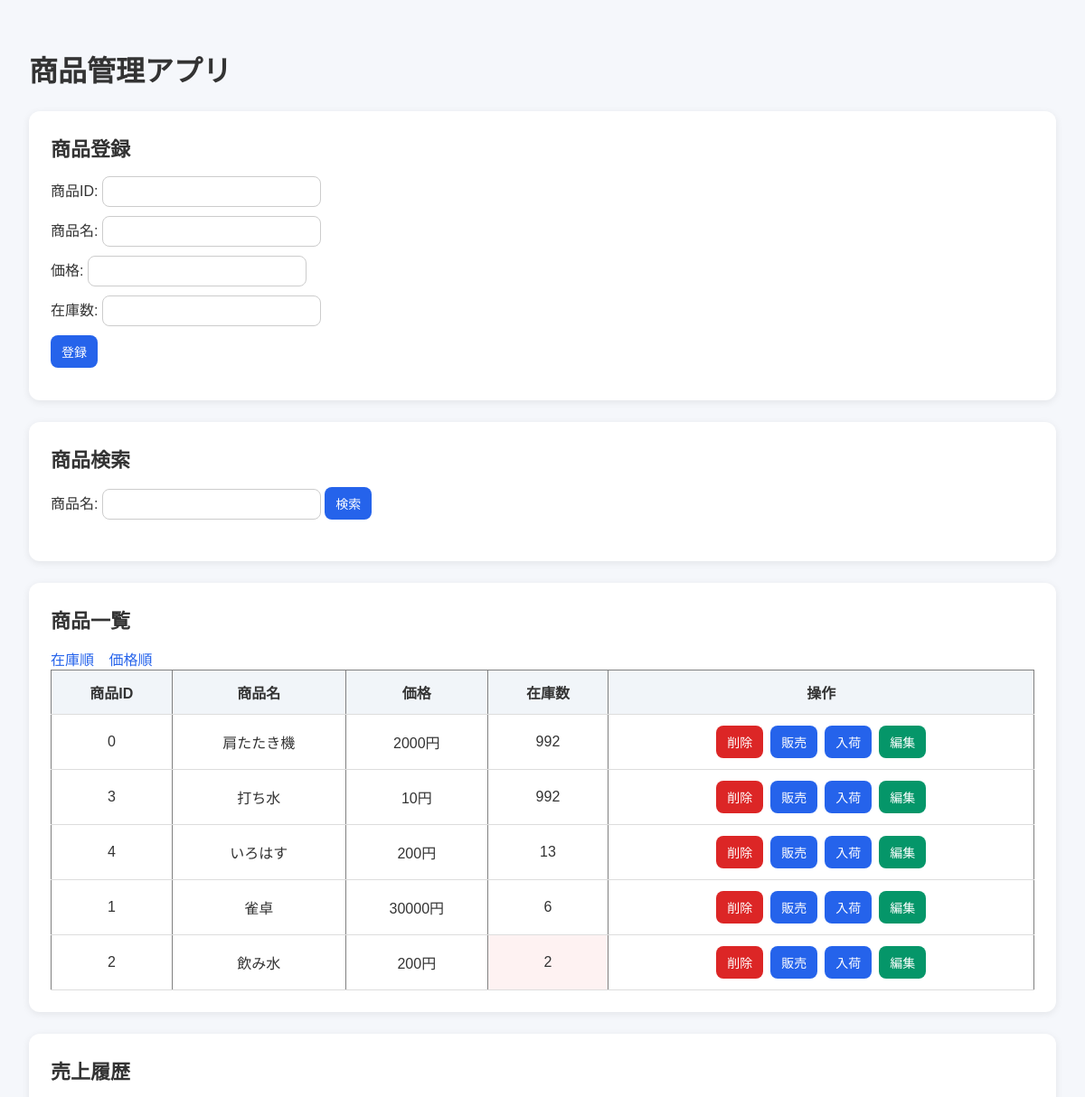
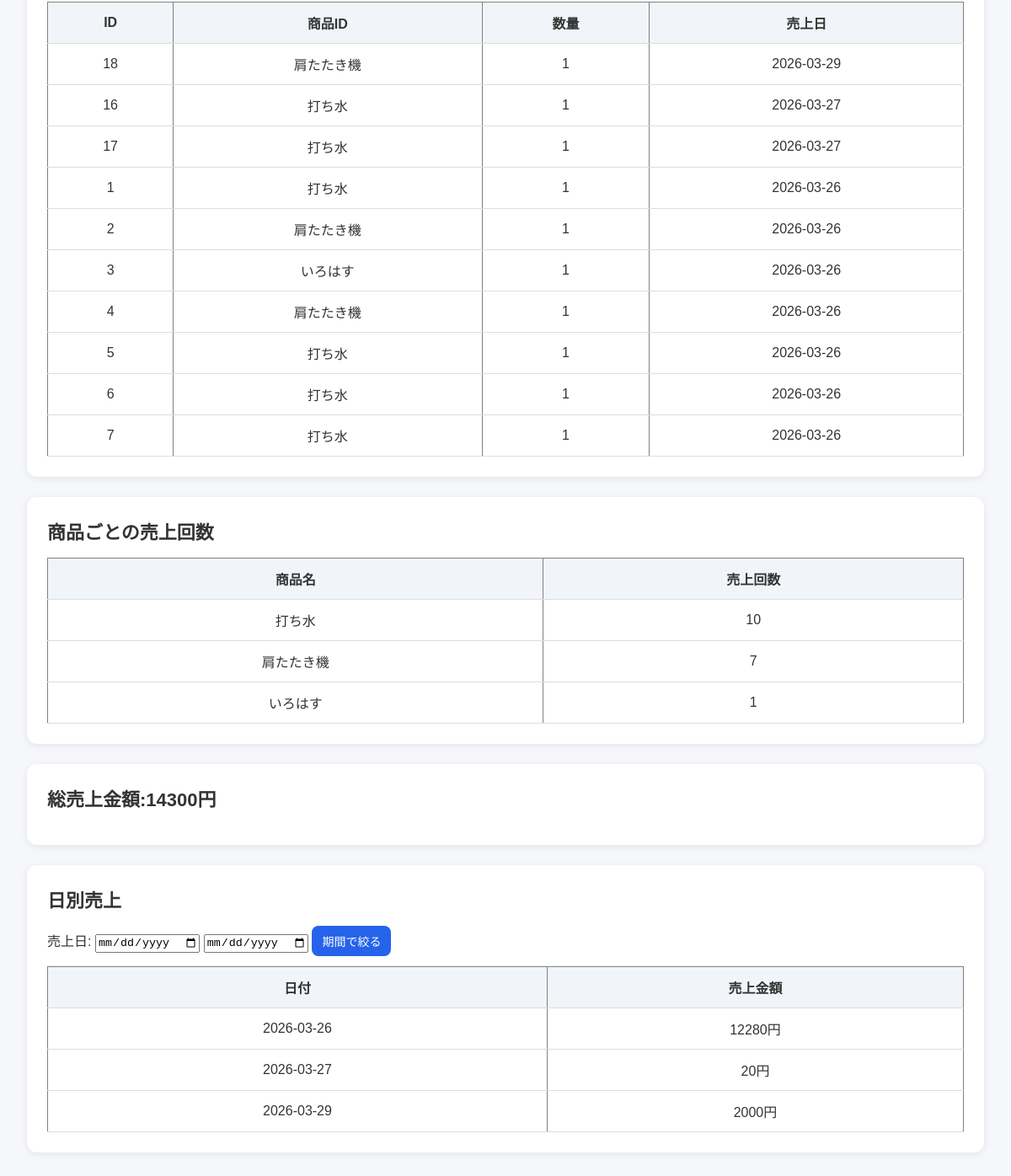
The page / on the database its author committed (2 pictures, top to bottom).
### tables this page shows
CREATE TABLE products (
            product_id TEXT PRIMARY KEY,
            name TEXT NOT NULL,
            price INTEGER NOT NULL,
            stock INTEGER NOT NULL
        );

CREATE TABLE sales (
            id INTEGER PRIMARY KEY AUTOINCREMENT,
            product_id TEXT,
            quantity INTEGER,
            sales_date TEXT
        );

### app.py (the view)
@app.route("/")
def index():
    keyword = request.args.get("keyword", "")
    sort = request.args.get("sort", "stock")
    conn = get_connection()
    cursor = conn.cursor()
    if sort == "price":
        order_by = "price DESC"
    else:
        order_by = "stock DESC"
    products = get_products(cursor, keyword, order_by)
    sales = get_sales_history(cursor)
    sales_summary = get_sales_summary(cursor)
    total_sales = get_total_sales(cursor)
    start_date = request.args.get("start_date", "")
    end_date = request.args.get("end_date", "")
    daily_sales = get_daily_sales(cursor, start_date, end_date)
    conn.close()
    return render_template(
        "index.html",
        products=products,
        keyword=keyword,
        sales=sales,
        sales_summary=sales_summary,
        total_sales=total_sales,
        daily_sales=daily_sales,
        start_date=start_date,
        end_date=end_date,
    )

### app.py (called while the page is built)
def get_connection():
    conn = sqlite3.connect("products.db")
    conn.row_factory = sqlite3.Row
    return conn

def get_sales_history(cursor):
    cursor.execute(
        """
                SELECT sales.*, products.name
                FROM sales
                JOIN products
                ON sales.product_id = products.product_id
                ORDER BY sales_date DESC
                LIMIT 10
                """
    )
    return cursor.fetchall()

def get_products(cursor, keyword, order_by):
    if keyword:
        cursor.execute(
            f"SELECT * FROM products WHERE name LIKE ? ORDER BY {order_by}",
            ("%" + keyword + "%",),
        )
    else:
        cursor.execute(f"SELECT * FROM products ORDER BY {order_by}")
    return cursor.fetchall()

def get_sales_summary(cursor):
    cursor.execute(
        """
        SELECT products.name, COUNT(*) AS total_sales
        FROM sales
        JOIN products
        ON sales.product_id = products.product_id
        GROUP BY products.name
        ORDER BY total_sales DESC
        """
    )
    return cursor.fetchall()

def get_total_sales(cursor):
    cursor.execute(
        """
        SELECT SUM(products.price)
        FROM sales
        JOIN products
        ON sales.product_id = products.product_id

"""
    )
    return cursor.fetchone()

def get_daily_sales(cursor, start_date, end_date):
    if start_date and end_date:
        cursor.execute(
            """
            SELECT sales.sales_date, SUM(products.price) AS daily_total
            FROM sales
            JOIN products
            ON sales.product_id = products.product_id
            WHERE sales.sales_date BETWEEN ? AND ?
            GROUP BY sales.sales_date
            ORDER BY sales.sales_date ASC
            """,
            (start_date, end_date),
        )
    else:
        cursor.execute(
            """
            SELECT sales.sales_date, SUM(products.price) AS daily_total
            FROM sales
            JOIN products
            ON sales.product_id = products.product_id
            GROUP BY sales.sales_date
            ORDER BY sales.sales_date ASC
            """
        )
    return cursor.fetchall()

### templates/index.html (shortened to what this page needs)
<!DOCTYPE html>
<html lang="ja">
<head>
    <link rel="stylesheet" href="{{ url_for('static', filename='style.css')}}">
</head>
<body>
    <h1>商品管理アプリ</h1>
    <div class="section">
        <h2>商品登録</h2>
    <form action="/add" method="POST">
        <label>商品ID:</label>
        <input type="text" name="product_id" required><br>
        <label>商品名:</label>
        <input type="text" name="name" required><br>
        <label>価格:</label>
        <input type="number" name="price" required><br>
        <label>在庫数:</label>
        <input type="number" name="stock" required><br>
        <button type="submit">登録</button>
    </form>
    </div>
    <div class="section">
        <h2>商品検索</h2>
        <form action="/" method="GET">
            <label>商品名:</label>
            <input type="text" name="keyword" value="{{ keyword }}">
            <button type="submit">検索</button>
        </form>
    </div>
    <div class="section">
        <h2>商品一覧</h2>
    <a href="/?sort=stock&keyword={{keyword}}">在庫順</a>
    <a href="/?sort=price&keyword={{keyword}}">価格順</a>
    <table border="1" cellpadding="8">
        <tr>
            <th>商品ID</th>
            <th>商品名</th>
            <th>価格</th>
            <th>在庫数</th>
            <th>操作</th>
        </tr>
        {% for product in products %}
        <tr>
            <td>{{ product.product_id }}</td>
            <td>{{ product.name }}</td>
            <td>{{ product.price }}円</td>
            <td
            {% if product.stock == 0 %}
                class="out-stock"
            {% elif product.stock <= 5 %}
                class="low-stock"
            {% endif %}
            >
            {{ product.stock }}</td>
            <td>
                <div class="action-buttons">
                    <form action="/delete" method="POST">
                        <button type="submit" class="btn btn-danger">削除</button>
                    </form>
                    {% if product.stock > 0 %}
                    <form action="/sell" method="POST">
                        <button type="submit" class="btn">販売</button>
                    </form>
                    {% else %}
                    <button type="button" class="btn btn-disabled" disabled>売り切れ</button>
                    {% endif %}
                    <form action="/restock" method="POST">
                        <button type="submit" class="btn">入荷</button>
                    </form>
                    <form action="/edit/{{ product.product_id }}" method="GET">
                        <button type="submit" class="btn btn-edit">編集</button>
                    </form>
                </div>
            </td>
        </tr>
        {% endfor %}
    </table>
    </div>
    <div class="section">
        <h2>売上履歴</h2>
        <table border="1" cellpadding="8">
            <tr>
                <th>ID</th>
                <th>商品ID</th>
                <th>数量</th>
                <th>売上日</th>
            </tr>
            {% for sale in sales %}
            <tr>
                <td>{{ sale.id}}</td>
                <td>{{ sale.name}}</td>
                <td>{{ sale.quantity}}</td>
                <td>{{ sale.sales_date}}</td>
            </tr>
            {%endfor%}
        </table>
    </div>
    <div class="section">
        <h2>商品ごとの売上回数</h2>
        <table border="1" cellpadding="8">
            <tr>
                <th>商品名</th>
                <th>売上回数</th>
            </tr>
            {% for item in sales_summary %}
            <tr>
                <td>{{ item.name }}</td>
                <td>{{ item.total_sales }}</td>
            </tr>
            {% endfor %}
        </table>
    </div>
    <div class="section">
        <h2>総売上金額:{{ total_sales[0] if total_sales[0] else 0}}円</h2>
    </div>
    <div class="section">
        <h2>日別売上</h2>
        <form action="/" method="GET">
            <label>売上日:</label>
            <input type="date" name="start_date" value="{{start_date}}">
            <input type="date" name="end_date" value="{{end_date}}">
            <button type="submit">期間で絞る</button>
        </form>
        <table border="1" cellpadding="8">
            <th>日付</th>
            <th>売上金額</th>
            {% for item in daily_sales %}
            <tr>
                <td>{{item.sales_date}}</td>
                <td>{{item.daily_total}}円</td>
            </tr>
            {% endfor %}
        </table>
    </div>
</body>
</html>

### static/style.css (style rules this page uses)
body { font-family: sans-serif; background-color: #f5f7fb; color: #333; margin: 0; padding: 32px; }
h1 { margin-bottom: 24px; }
h2 { margin-top: 0; margin-bottom: 16px; font-size: 22px; }
.section { background: #fff; padding: 24px; margin-bottom: 24px; border-radius: 12px; box-shadow: 0 2px 8px rgba(0, 0, 0, 0.08); }
form { margin-bottom: 12px; }
input[type="text"], input[type="number"] { width: 220px; padding: 8px 10px; margin-bottom: 10px; border: 1px solid #ccc; border-radius: 8px; font-size: 14px; }
button { padding: 8px 12px; border: none; border-radius: 8px; background-color: #2563eb; color: white; cursor: pointer; font-size: 14px; }
table { width: 100%; border-collapse: collapse; background: white; }
th, td { padding: 12px; border-bottom: 1px solid #ddd; text-align: center; }
th { background-color: #f1f5f9; }
a { margin-right: 12px; text-decoration: none; color: #2563eb; }
.low-stock { background-color: #fef2f2; }
.action-buttons { display: flex; gap: 8px; flex-wrap: wrap; justify-content: center; }
.action-buttons form { margin: 0; }
.btn { padding: 8px 12px; border: none; border-radius: 8px; background-color: #2563eb; color: white; cursor: pointer; font-size: 14px; }
.btn-danger { background-color: #dc2626; }
.btn-edit { background-color: #059669; }

### rows shown on the page
products: product_id "0", name "肩たたき機", price "2000", stock "992"
products: product_id "3", name "打ち水", price "10", stock "992", total_sales "10"
products: product_id "4", name "いろはす", price "200", stock "13"
products: product_id "1", name "雀卓", price "30000", stock "6"
products: product_id "2", name "飲み水", price "200", stock "2"
sales: id "18", name "肩たたき機", quantity "1", sales_date "2026-03-29"
sales: id "16", name "打ち水", quantity "1", sales_date "2026-03-27"
sales: id "17", name "打ち水", quantity "1", sales_date "2026-03-27"
sales: id "1", name "打ち水", quantity "1", sales_date "2026-03-26"
sales: id "2", name "肩たたき機", quantity "1", sales_date "2026-03-26"
sales: id "3", name "いろはす", quantity "1", sales_date "2026-03-26"
sales: id "4", name "肩たたき機", quantity "1", sales_date "2026-03-26"
sales: id "5", name "打ち水", quantity "1", sales_date "2026-03-26"
sales: id "6", name "打ち水", quantity "1", sales_date "2026-03-26"
sales: id "7", name "打ち水", quantity "1", sales_date "2026-03-26"

### other values the page prints
{{ item.name }} "肩たたき機" "いろはす"
{{ item.total_sales }} "7" "1"
{{ total_sales[0] if total_sales[0] else 0 }} "14300"
{{ item.sales_date }} "2026-03-26" "2026-03-27" "2026-03-29"
{{ item.daily_total }} "12280" "20" "2000"
